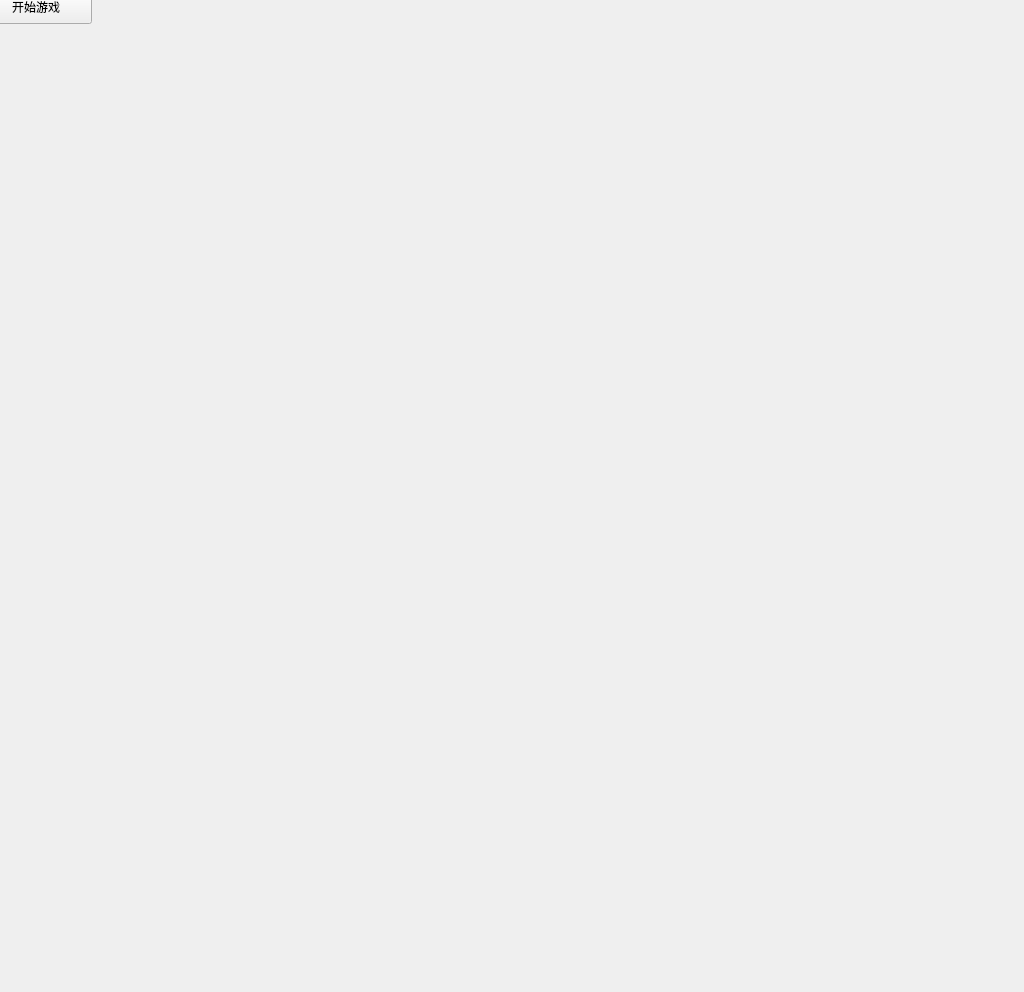
<?xml version="1.0" encoding="UTF-8"?>
<ui version="4.0">
 <class>Start</class>
 <widget class="QWidget" name="Start">
  <property name="geometry">
   <rect>
    <x>0</x>
    <y>0</y>
    <width>1024</width>
    <height>992</height>
   </rect>
  </property>
  <property name="windowTitle">
   <string>Form</string>
  </property>
  <widget class="QPushButton" name="pushButton">
   <property name="geometry">
    <rect>
     <x>-20</x>
     <y>-10</y>
     <width>112</width>
     <height>34</height>
    </rect>
   </property>
   <property name="text">
    <string>开始游戏</string>
   </property>
  </widget>
 </widget>
 <resources/>
 <connections/>
</ui>
